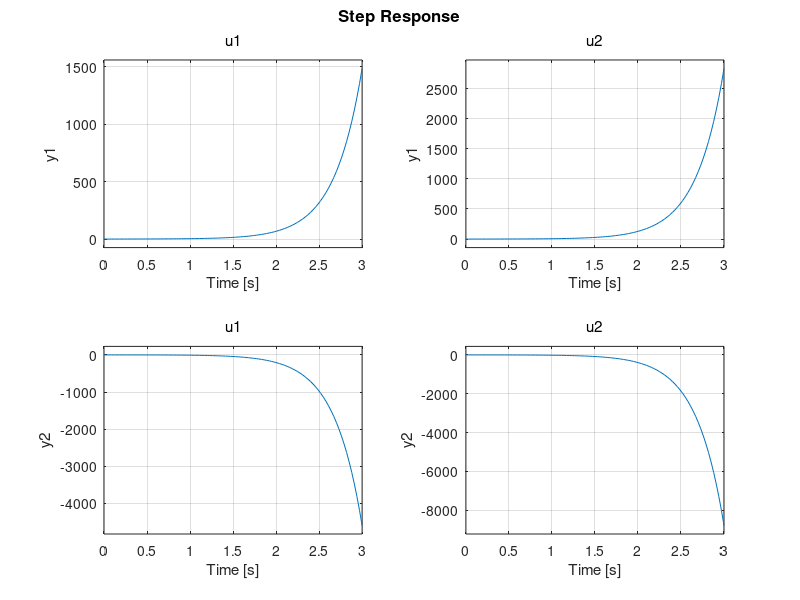

MATLAB code for this plot:
clear
close
clc
a=[0 -1;-6.5 1];        %define the matrix
b=[1 1;1 0];            %define the matrix
c=[2 0;0 2];            %define the matrix
d=[0 0;0 0];            %define the matrix
sys= ss(a,b,c,d)        %define the state space model
step(sys)               %the step response